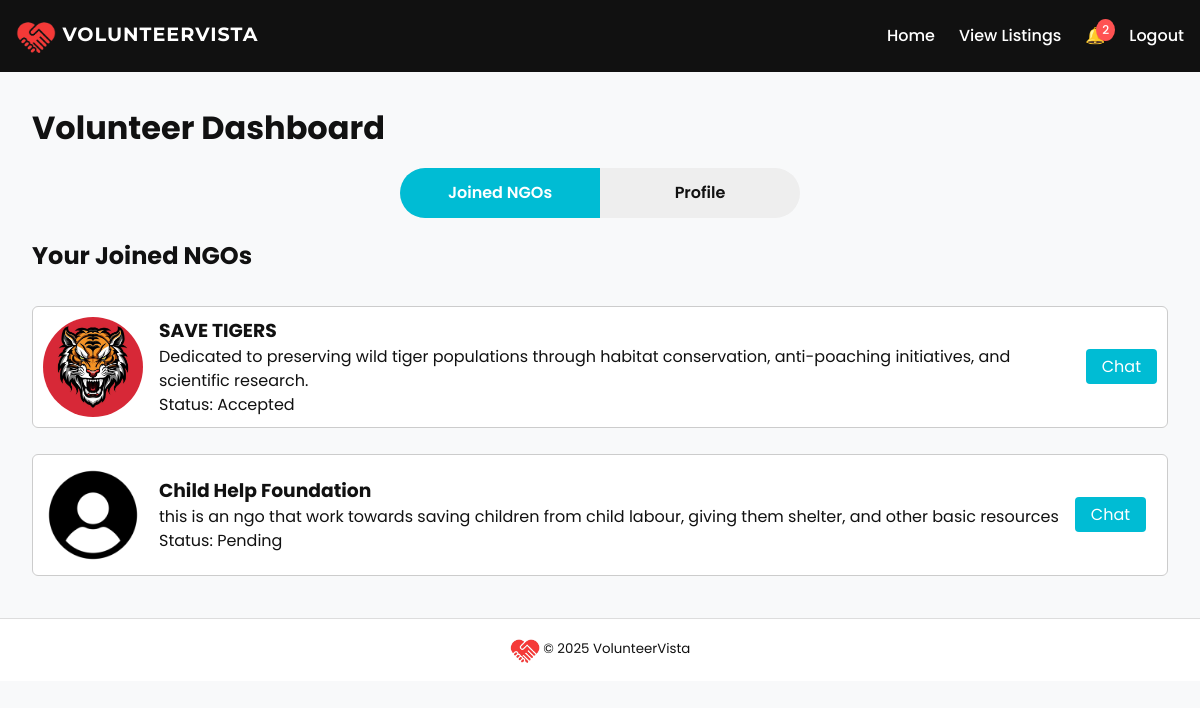
The app's page /volunteer/dashboard (signed in) with its own data.
### app.py (models this page shows)
class NGO(db.Model):
    __tablename__ = 'ngos'
    email = db.Column(db.String(120), primary_key=True)
    password = db.Column(db.String(120), nullable=False)
    ngo_name = db.Column(db.String(120), nullable=False)
    ngo_summary = db.Column(db.Text, nullable=False)
    logo_filename = db.Column(db.String(200), nullable=False, default='images/image_spare.png')

### app.py (the view, shortened to what this page needs)
@app.route('/volunteer/dashboard', methods=['GET', 'POST'])
def volunteer_dashboard():
    if session.get('user_type') != 'volunteer':
        return redirect(url_for('volunteer_login'))
    volunteer_email = session.get('user')
    volunteer = Volunteer.query.filter_by(email=volunteer_email).first()
    if volunteer is None:
        flash("Volunteer record not found. Please sign up again.")
        return redirect(url_for('volunteer_signup'))
    notifications = Notification.query.filter_by(user_email=volunteer.email, read=False).all()
    joined_ngos = []
    join_reqs = JoinRequest.query.filter_by(volunteer_email=volunteer_email).all()
    for req in join_reqs:
        ngo = NGO.query.filter_by(email=req.ngo_email).first()
        if ngo:
            ngo.join_status = req.status
            joined_ngos.append(ngo)
    applications = JoinRequest.query.filter_by(volunteer_email=volunteer_email).all()
    return render_template('volunteer_dashboard.html',
                           volunteer=volunteer,
                           applications=applications,
                           joined_ngos=joined_ngos,
                           notifications=notifications)

### app.py (called while the page is built)
@app.context_processor
def inject_models():
    return dict(Volunteer=Volunteer)

### templates/volunteer_dashboard.html (shortened to what this page needs)
<!DOCTYPE html>
<html lang="en">
  <head>
    <link rel="stylesheet" href="{{ url_for('static', filename='css/styles.css') }}" />
  </head>
  <body>
    <nav class="navbar">
      <div class="nav-container">
        <a href="{{ url_for('home') }}" class="nav-brand">
          <img src="{{ url_for('static', filename='images/logo.png') }}" alt="VolunteerVista Logo" width="40" height="40" style="vertical-align: middle;">
          VolunteerVista
        </a>
        <ul class="nav-links">
          <li><a href="{{ url_for('home') }}">Home</a></li>
          <li><a href="{{ url_for('listings') }}">View Listings</a></li>
          <li class="notification">
            <a href="javascript:void(0)" onclick="toggleNotifications()">
              &#128276;
              {% if notifications and notifications|length > 0 %}
                <span class="badge">{{ notifications|length }}</span>
              {% endif %}
            </a>
          </li>
          <li><a href="{{ url_for('volunteer_logout') }}">Logout</a></li>
        </ul>
      </div>
    </nav>
    <div class="container" style="padding: 2rem;">
      <h1>Volunteer Dashboard</h1>
        <div class="toggle-bar">
          <label for="toggle-connections">Joined NGOs</label>
          <label for="toggle-profile">Profile</label>
        </div>
    <div id="connections" class="dashboard-content">
      <h2>Your Joined NGOs</h2>
      {% if joined_ngos %}
        <div class="ngo-listings">
          {% for ngo in joined_ngos %}
            <div class="ngo-card" style="border: 1px solid #ccc; padding: 10px; margin-bottom: 10px; cursor: pointer;" onclick="openNgoModal('{{ ngo.id }}')">
              <img src="{{ url_for('static', filename=ngo.logo_filename or 'images/image_spare.png') }}"
                  alt="NGO Logo"
                  class="ngo-image"
                  style="width: 100px; height: 100px; object-fit: cover; border-radius: 50%;">
              <div class="ngo-info">
                <h3>{{ ngo.ngo_name }}</h3>
                <p>{{ ngo.ngo_summary }}</p>
                <p>Status: {{ (ngo.join_status or 'pending')|capitalize }}</p>
              </div>
              <button onclick="event.stopPropagation(); window.location.href='{{ url_for('chat', partner_email=ngo.email) }}'">Chat</button>
            </div>
          {% endfor %}
        </div>
      {% else %}
        <p>You have not joined any NGOs yet.</p>
      {% endif %}
    </div>
  </div>
  <footer class="footer">
    <small>
      <img src="{{ url_for('static', filename='images/logo.png') }}" alt="VolunteerVista Logo" width="30" height="30" style="vertical-align: middle;">
      © 2025 VolunteerVista
    </small>
  </footer>
</body>
</html>

### static/css/styles.css (style rules this page uses)
:root { --primary-color: #00bcd4; --secondary-color: #ff5252; --dark-color: #111111; --light-color: #f8f9fa; --heading-font: 'Montserrat', sans-serif; --body-font: 'Poppins', sans-serif; }
* { margin: 0; padding: 0; box-sizing: border-box; }
body { font-family: var(--body-font); background-color: var(--light-color); color: var(--dark-color); line-height: 1.5; }
.container { max-width: 1200px; margin: 0 auto; padding: 1rem; }
button { background-color: var(--primary-color); color: #fff; padding: 0.3rem 1.0rem; border: none; border-radius: 4px; cursor: pointer; font-family: var(--body-font); font-size: medium; transition: background-color 0.3s ease; }
.navbar { background-color: var(--dark-color); padding: 1rem; }
.nav-container { display: flex; justify-content: space-between; align-items: center; max-width: 1200px; margin: 0 auto; }
.nav-brand { color: #fff; font-size: 1.2rem; font-weight: bold; text-decoration: none; text-transform: uppercase; letter-spacing: 1px; font-family: var(--heading-font); }
.nav-links { list-style: none; display: flex; gap: 1.5rem; }
.nav-links a { color: #fff; text-decoration: none; font-weight: 500; transition: color 0.3s ease; }
.footer { background-color: #fff; color: var(--dark-color); text-align: center; padding: 1rem 0; border-top: 1px solid #ddd; }
.ngo-listings { display: flex; flex-direction: column; gap: 1rem; margin-top: 2rem; }
.ngo-card { display: flex; align-items: center; gap: 1rem; background-color: #fff; border: 1px solid #ddd; border-radius: 6px; padding: 1rem; }
.ngo-image { width: 60px; height: 60px; object-fit: cover; border-radius: 50%; flex-shrink: 0; }
.ngo-info { display: flex; flex-direction: column; }
.dashboard-content { margin-top: 1rem; }
.volunteer-info, .ngo-info { display: flex; flex-direction: column; }
.toggle-bar { display: flex; background-color: #eee; border-radius: 30px; overflow: hidden; max-width: 400px; margin: 1rem auto; }
.toggle-bar label { flex: 1; text-align: center; padding: 0.8rem 1rem; cursor: pointer; font-weight: 600; transition: background-color 0.3s ease; color: var(--dark-color); }
.toggle-bar input[type="radio"]:checked + label { background-color: var(--primary-color); color: #fff; }
.notification { position: relative; }
.notification a { position: relative; display: inline-block; color: #fff; text-decoration: none; }
.notification .badge { position: absolute; top: -5px; right: -10px; background: var(--secondary-color); color: #fff; border-radius: 50%; padding: 2px 6px; font-size: 12px; }

### templates/volunteer_dashboard.html (style rules this page uses)
.dashboard-content { margin-top: 20px; }

### records on screen
NGO: logo_filename (picture), ngo_name "SAVE TIGERS", ngo_summary "Dedicated to preserving wild tiger populations through habitat conservation, anti-poaching initiatives, and scientific research.", join_status "Accepted"
NGO: logo_filename (picture), ngo_name "Child Help Foundation", ngo_summary "this is an ngo that work towards saving children from child labour, giving them shelter, and other basic resources", join_status "Pending"

### other values on screen
{{ notifications|length }} "2"
